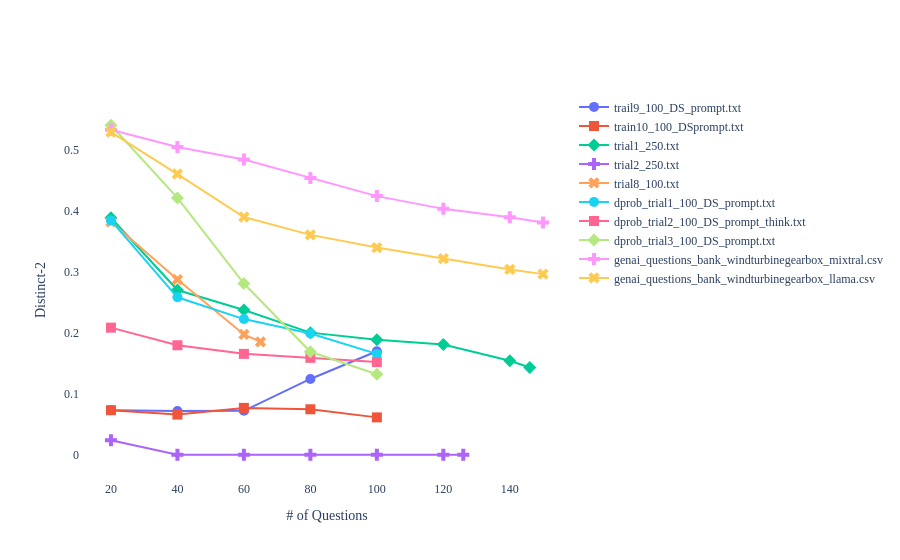

Source (notebook cell):
### Code cell
import plotly.graph_objects as go

# Sample DataFrame (replace this with your actual DataFrame)
# df = ...
df = ans

fig = go.Figure()

# Define markers and line styles
markers = ['circle', 'square', 'diamond', 'cross', 'x']
lines = ['solid']

# Iterate through unique files in the DataFrame
for i, file in enumerate(df['file'].unique()):
    file_data = df[df['file'] == file]
    marker_style = markers[i % len(markers)]
    line_style = lines[i % len(lines)]
    
    fig.add_trace(go.Scatter(
        x=file_data['batch'],
        y=file_data['distinct-2'],
        mode='lines+markers',
        name=file,
        text=file,
        line=dict(dash=line_style),
        marker=dict(symbol=marker_style, size=10),
    ))

# Update layout
fig.update_layout(
    xaxis_title='# of Questions',
    yaxis_title='Distinct-2',
    font=dict(family="Times New Roman", size=12),
    legend=dict(
        orientation="h",  # Horizontal orientation
        yanchor="top",  # Anchor to the bottom
        y=1.02,  # Adjust the position vertically
        xanchor="left",  # Anchor to the right
        x=1,  # Adjust the position horizontally
    ),
    xaxis=dict(
        showgrid=False,  # Do not show grid for x-axis
        tickvals=list(range(0, max(df['batch']) + 1, 20)),  # Set tick values with a step of 20
    ),
    yaxis=dict(
        showgrid=False,  # Do not show grid for y-axis
    ),
    plot_bgcolor='white',  # Set background color for the entire plot
)

# Show the plot
fig.show()

### Figure 1 — Plotly figure (JSON) as saved in the notebook; plotly's stock layout.template omitted (floating-point values rounded to 4 significant figures)
{"data": [{"line": {"dash": "solid"}, "marker": {"size": 10, "symbol": "circle"}, "mode": "lines+markers", "name": "trail9_100_DS_prompt.txt", "text": "trail9_100_DS_prompt.txt", "type": "scatter", "x": [20, 40, 60, 80, 100], "y": [0.07317, 0.07164, 0.07214, 0.1244, 0.1698]}, {"line": {"dash": "solid"}, "marker": {"size": 10, "symbol": "square"}, "mode": "lines+markers", "name": "train10_100_DSprompt.txt", "text": "train10_100_DSprompt.txt", "type": "scatter", "x": [20, 40, 60, 80, 100], "y": [0.07317, 0.06589, 0.07692, 0.07466, 0.06135]}, {"line": {"dash": "solid"}, "marker": {"size": 10, "symbol": "diamond"}, "mode": "lines+markers", "name": "trial1_250.txt", "text": "trial1_250.txt", "type": "scatter", "x": [20, 40, 60, 80, 100, 120, 140, 146], "y": [0.3891, 0.2704, 0.2377, 0.2005, 0.1889, 0.1811, 0.1544, 0.1431]}, {"line": {"dash": "solid"}, "marker": {"size": 10, "symbol": "cross"}, "mode": "lines+markers", "name": "trial2_250.txt", "text": "trial2_250.txt", "type": "scatter", "x": [20, 40, 60, 80, 100, 120, 126], "y": [0.0239, 0, 0, 0, 0, 0, 0]}, {"line": {"dash": "solid"}, "marker": {"size": 10, "symbol": "x"}, "mode": "lines+markers", "name": "trial8_100.txt", "text": "trial8_100.txt", "type": "scatter", "x": [20, 40, 60, 65], "y": [0.3824, 0.2876, 0.1975, 0.1854]}, {"line": {"dash": "solid"}, "marker": {"size": 10, "symbol": "circle"}, "mode": "lines+markers", "name": "dprob_trial1_100_DS_prompt.txt", "text": "dprob_trial1_100_DS_prompt.txt", "type": "scatter", "x": [20, 40, 60, 80, 100], "y": [0.3846, 0.2585, 0.2227, 0.1991, 0.1656]}, {"line": {"dash": "solid"}, "marker": {"size": 10, "symbol": "square"}, "mode": "lines+markers", "name": "dprob_trial2_100_DS_prompt_think.txt", "text": "dprob_trial2_100_DS_prompt_think.txt", "type": "scatter", "x": [20, 40, 60, 80, 100], "y": [0.2087, 0.1797, 0.1656, 0.1591, 0.1521]}, {"line": {"dash": "solid"}, "marker": {"size": 10, "symbol": "diamond"}, "mode": "lines+markers", "name": "dprob_trial3_100_DS_prompt.txt", "text": "dprob_trial3_100_DS_prompt.txt", "type": "scatter", "x": [20, 40, 60, 80, 100], "y": [0.5409, 0.4216, 0.2811, 0.169, 0.1322]}, {"line": {"dash": "solid"}, "marker": {"size": 10, "symbol": "cross"}, "mode": "lines+markers", "name": "genai_questions_bank_windturbinegearbox_mixtral.csv", "text": "genai_questions_bank_windturbinegearbox_mixtral.csv", "type": "scatter", "x": [20, 40, 60, 80, 100, 120, 140, 150], "y": [0.5335, 0.5051, 0.4847, 0.4544, 0.4246, 0.4036, 0.3898, 0.3813]}, {"line": {"dash": "solid"}, "marker": {"size": 10, "symbol": "x"}, "mode": "lines+markers", "name": "genai_questions_bank_windturbinegearbox_llama.csv", "text": "genai_questions_bank_windturbinegearbox_llama.csv", "type": "scatter", "x": [20, 40, 60, 80, 100, 120, 140, 150], "y": [0.5296, 0.4608, 0.3903, 0.361, 0.3401, 0.3221, 0.3042, 0.2965]}], "layout": {"font": {"family": "Times New Roman", "size": 12}, "legend": {"orientation": "h", "x": 1, "xanchor": "left", "y": 1.02, "yanchor": "top"}, "plot_bgcolor": "white", "xaxis": {"showgrid": false, "tickvals": [0, 20, 40, 60, 80, 100, 120, 140], "title": {"text": "# of Questions"}}, "yaxis": {"showgrid": false, "title": {"text": "Distinct-2"}}}}
